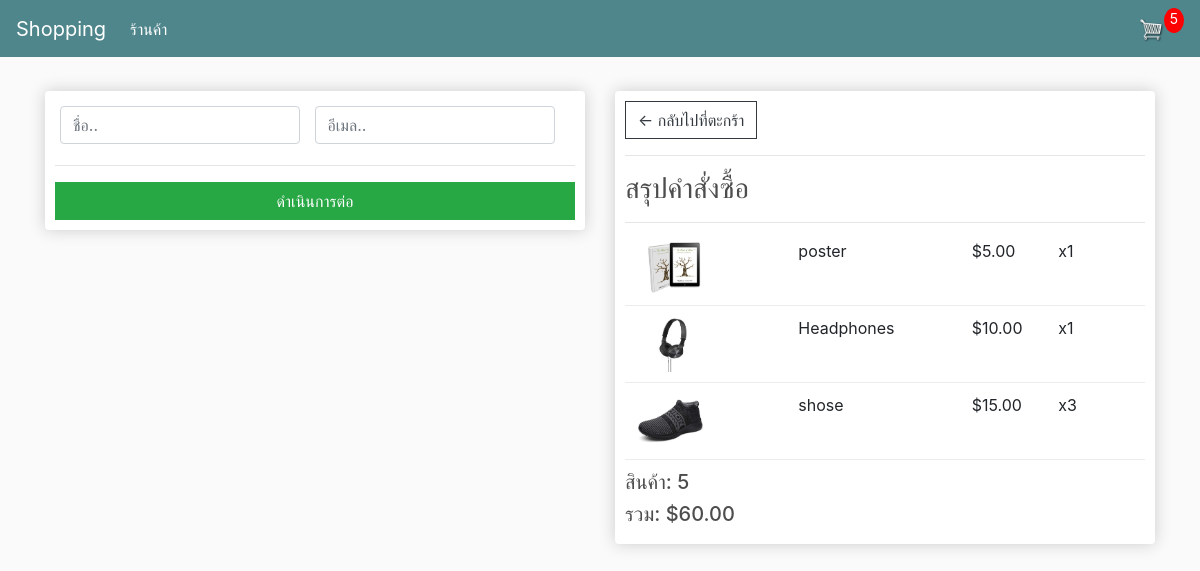
Screenshot of /checkout/ (signed in) with the database file from the repository.
### store/models.py (models this page shows, shortened)
class OrderItem(models.Model):
    product = models.ForeignKey(Product, on_delete=models.SET_NULL, null=True)
    order = models.ForeignKey(Order, on_delete=models.SET_NULL, null=True)
    quantity = models.IntegerField(default=0, null=True, blank=True)
    date_added = models.DateTimeField(auto_now_add=True)
    motor_rounds = models.IntegerField(default=1)  # เพิ่มฟิลด์จำนวนรอบที่มอเตอร์ต้องหมุน
    @property
    def get_total(self):
        total = self.product.price * self.quantity
        return total

class Product(models.Model):
    name = models.CharField(max_length=200)
    price = models.FloatField(null=False)  # ราคาของสินค้า
    image = models.ImageField(null=True, blank=True)  # รูปภาพของสินค้า
    digital = models.BooleanField(default=False, null=True, blank=True)  # สินค้าแบบดิจิทัลหรือไม่
    motor = models.ForeignKey(Motor, on_delete=models.SET_NULL, null=True, blank=True)  # การเชื่อมโยงกับมอเตอร์
    motor_rounds = models.IntegerField(default=1)  # จำนวนรอบที่มอเตอร์ต้องหมุน
    stock = models.IntegerField(default=0)
    @property
    def imageURL(self):
        try:
            url = self.image.url
        except:
            url = ''
        return url

class Order(models.Model):
    customer = models.ForeignKey(Customer, on_delete=models.SET_NULL, null=True, blank=True)
    date_ordered = models.DateTimeField(auto_now_add=True)
    complete = models.BooleanField(default=False)
    transaction_id = models.CharField(max_length=100, null=True)
    charge_id = models.CharField(max_length=100, null=True, blank=True)  # เพิ่มฟิลด์ charge_id
    payment_status = models.CharField(max_length=50, choices=[('pending', 'Pending'), ('successful', 'Successful')], default='pending')
    @property
    def get_cart_total(self):
        orderitems = self.orderitem_set.all()
        total = sum([item.get_total for item in orderitems])
        return total
    @property
    def get_cart_items(self):
        orderitems = self.orderitem_set.all()
        total = sum([item.quantity for item in orderitems])
        return total

### store/views.py (the view)
# urls.py: path('checkout/', views.checkout, name="checkout"),
def checkout(request):
    data = cartData(request)
    cartItems = data['cartItems']
    order = data['order']
    items = data['items']
    logger.info(f"Checkout page rendered with {len(items)} items in the cart")
    return render(request, 'store/checkout.html', {
        'items': items,
        'order': order,
        'cartItems': cartItems,
        'OPN_PUBLIC_KEY': settings.OPN_PUBLIC_KEY
    })

### store/utils.py (called while the page is built)
def cartData(request):
	if request.user.is_authenticated:
		customer = request.user.customer
		order, created = Order.objects.get_or_create(customer=customer, complete=False)
		items = order.orderitem_set.all()
		cartItems = order.get_cart_items
	else:
		cookieData = cookieCart(request)
		cartItems = cookieData['cartItems']
		order = cookieData['order']
		items = cookieData['items']
	return {'cartItems': cartItems, 'order': order, 'items': items}

### store/templates/store/checkout.html (shortened to what this page needs)
{% extends 'store/main.html' %}
{% load static %}
{% block content %}
<div class="row">
    <div class="col-lg-6">
        <div class="box-element" id="form-wrapper">
            <form id="form">
                <div id="user-info">
                    <div class="form-field">
                        <input required class="form-control" type="text" name="name" placeholder="ชื่อ..">
                    </div>
                    <div class="form-field">
                        <input required class="form-control" type="email" name="email" placeholder="อีเมล..">
                    </div>
                </div>
                <hr>
                <input id="form-button" class="btn btn-success btn-block" type="submit" value="ดำเนินการต่อ">
            </form>
        </div>
    </div>
    <div class="col-lg-6">
        <div class="box-element">
            <a class="btn btn-outline-dark" href="{% url 'cart' %}">&#x2190; กลับไปที่ตะกร้า</a>
            <hr>
            <h3>สรุปคำสั่งซื้อ</h3>
            <hr>
            {% for item in items %}
            <div class="cart-row">
                <div style="flex:2"><img class="row-image" src="{{item.product.imageURL}}"></div>
                <div style="flex:2"><p>{{item.product.name}}</p></div>
                <div style="flex:1"><p>${{item.product.price|floatformat:2}}</p></div>
                <div style="flex:1"><p>x{{item.quantity}}</p></div>
            </div>
            {% endfor %}
            <h5>สินค้า:   {{order.get_cart_items}}</h5>
            <h5>รวม:   ${{order.get_cart_total|floatformat:2}}</h5>
        </div>
    </div>
</div>
{% endblock content %}

### static/css/main.css (style rules this page uses)
body { background-color: hsl(0, 0%, 98%); }
h1,h2,h3,h4,h5,h6 { color: hsl(0, 0%, 30%); }
.box-element { box-shadow: hsl(0, 0%, 80%) 0 0 16px; background-color: #fff; border-radius: 4px; padding: 10px; }
.col-lg-4, .col-lg-6, .col-lg-8, .col-lg-12 { margin-top: 10px; }
.btn { border-radius: 0; }
.row-image { width: 100px; }
.form-field { width: 250px; display: inline-block; padding: 5px; }
.cart-row { display: flex; align-items: flex-stretch; padding-bottom: 10px; margin-bottom: 10px; border-bottom: 1px solid #ececec; }

### rows the page displays
OrderItem: product.imageURL (picture), product.name "poster", product.price "5.00", quantity "1"
OrderItem: product.imageURL (picture), product.name "Headphones", product.price "10.00", quantity "1"
OrderItem: product.imageURL (picture), product.name "shose", product.price "15.00", quantity "3"
Order: get_cart_items "5", get_cart_total "60.00"

### other values shown
{{ cartItems }} "5"
